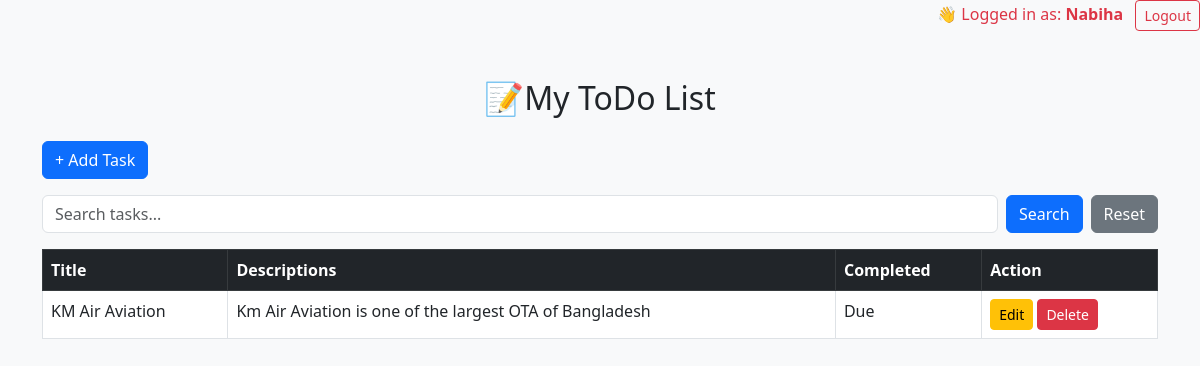
Screenshot of / (signed in) with the database file from the repository.
### tasks/models.py (models this page shows, shortened)
class Task(models.Model):
    user = models.ForeignKey(User,on_delete=models.CASCADE)
    title = models.CharField(max_length=200)
    description = models.TextField(blank=True, null=True)
    completed = models.BooleanField(default=False)
    created_at = models.DateTimeField(auto_now_add=True)

### tasks/views.py (the view)
# urls.py: path('', views.task_list, name='task_list'),
@login_required
@login_required
def task_list(request):
    query = request.GET.get('q', '')  # default empty string
    tasks = Task.objects.filter(user=request.user)  # start with user's tasks
    if query:
        tasks = tasks.filter(title__icontains=query)  # filter by search
    return render(request, 'tasks/task_list.html', {'tasks': tasks, 'query': query})

### tasks/templates/tasks/task_list.html (shortened to what this page needs)
<!DOCTYPE html>
<html lang="en">
<head>
     <link href="https://cdn.jsdelivr.net/npm/bootstrap@5.3.0/dist/css/bootstrap.min.css" rel="stylesheet">
<div class="text-end mb-3">
  <p class="d-inline me-2 text-danger">
    👋 Logged in as: <strong>{{ request.user.username }}</strong>
  </p>
  <form method="post" action="{% url 'logout' %}" class="d-inline">
    <button type="submit" class="btn btn-sm btn-outline-danger">Logout</button>
  </form>
</div>
</head>
<body class = "bg-light">
<div class="container mt-5">
    <h2 class = 'text-center mb-4'>📝My ToDo List</h2>
    <a href="{% url 'task_create' %}" class="btn btn-primary mb-3">+ Add Task</a>
<form method="GET" class="mb-3 d-flex">
  <input type="text" name="q" placeholder="Search tasks..." value="{{ query }}" class="form-control me-2">
  <button type="submit" class="btn btn-primary">Search</button>
  <a href="{% url 'task_list' %}" class="btn btn-secondary ms-2">Reset</a>
</form>
    <table class = "table table-bordered">
        <thead class = 'table-dark'>
            <tr >
                <th>Title</th>
                <th>Descriptions</th>
                <th>Completed</th>
                <th>Action</th>
            </tr>
        </thead>
        <tbody>
            {% for task in tasks %}
                <tr>
                <td>{{task.title}}</td>
                <td>{{task.description}}</td>
                <td>{% if task.completed%} Done {% else %} Due {% endif %} </td>
                <td>
                <a href="{% url 'task_update' task.id %}" class ="btn btn-sm btn-warning">Edit</a>
                 <a href="{% url 'task_delete' task.id %}" class="btn btn-sm btn-danger">Delete</a>
                 </td>
                </tr>
            {% endfor %}
        </tbody>
    </table>
</div>
</body>
</html>

### rows the page displays
Task: title "KM Air Aviation", description "Km Air Aviation is one of the largest OTA of Bangladesh", completed "Due"

### other values shown
{{ request.user.username }} "Nabiha"
